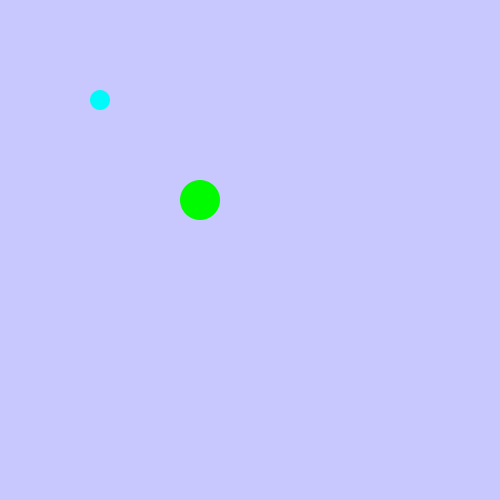
Frame 1 (no input)
Frame 60 (the mouse pressed at the canvas centre just before this capture): identical to frame 1, image omitted
Frame 120 (the mouse held since frame 60 and released just before this capture): identical to frame 1, image omitted

The Processing sketch that drew this single still picture (run headless with seeded random() and noise(); from frame 60 on, the mouse is pressed at the canvas centre):

// Processing sketch: processing_167185
// ── processing_167185.pde

class Big_Ball {
  int radius = 40;
  int x = 200;
  int y = 200;
  int xPos, yPos;

  void update() {
    if (YIncrease == true && y < height - radius/2) {
      y = y + 6;
    }
    if (YDecrease == true && y > radius/2) {
      y = y - 6;
    }
    if (XIncrease == true && x < width - radius/2) {
      x = x + 6;
    }
    if (XDecrease == true && x > radius/2) {
      x = x - 6;
    }
  }
  void display() {
    noStroke();
    fill(0, 250, 0);
    xPos = x;
    yPos = y;
    ellipse(xPos, yPos, radius, radius);
  }
}

boolean yIncrease, yDecrease, xIncrease, xDecrease, YIncrease, YDecrease, XIncrease, XDecrease;



Big_Ball b = new Big_Ball();
Small_Ball c = new Small_Ball();


void setup()
{
  size(500, 500);
}

void draw()
{
  background(200, 200, 255);
  b.update();
  b.display();
  c.update();
  c.display();
}

void keyPressed() {
  if (keyCode == UP) {
    yDecrease = true;
  }
  else if (keyCode == DOWN) {
    yIncrease = true;
  }
  else if (keyCode == RIGHT) {
    xIncrease = true;
  }
  else if (keyCode == LEFT) {
    xDecrease = true;
  }
  else if (key == 'w') {
    YDecrease = true;
  }
  else if (key == 's') {
    YIncrease = true;
  }
  else if (key == 'd') {
    XIncrease = true;
  }
  else if (key == 'a') {
    XDecrease = true;
  }
}

void keyReleased() {
  if (keyCode == UP) {
    yDecrease = false;
  }
  else if (keyCode == DOWN) {
    yIncrease = false;
  }
  else if (keyCode == RIGHT) {
    xIncrease = false;
  }
  else if (keyCode == LEFT) {
    xDecrease = false;
  }
  else if (key == 'w') {
    YDecrease = false;
  }
  else if (key == 's') {
    YIncrease = false;
  }
  else if (key == 'd') {
    XIncrease = false;
  }
  else if (key == 'a') {
    XDecrease = false;
  }
}

class Small_Ball {
  int radius = 20;
  int x = 100;
  int y = 100;
  int xPos, yPos;

  void update() {
    if (yIncrease == true && y < height - radius) {
      y = y + 8;
    }
    if (yDecrease == true && y > radius) {
      y = y - 8;
    }
    if (xIncrease == true && x < width - radius) {
      x = x + 8;
    }
    if (xDecrease == true && x > radius) {
      x = x - 8;
    }
  }
  void display() {
    noStroke();
    fill(0, 250, 250);
    xPos = x;
    yPos = y;
    ellipse(xPos, yPos, radius, radius);
  }
}
